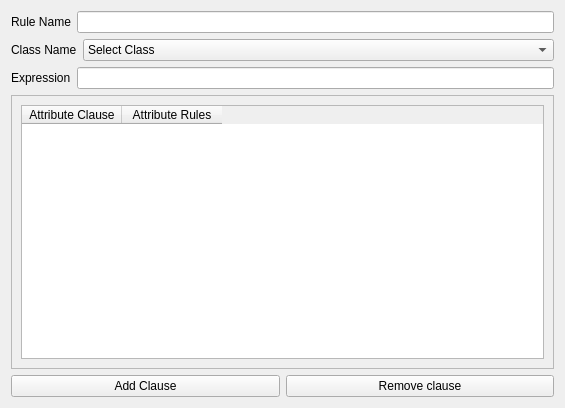
<?xml version="1.0" encoding="UTF-8"?>
<ui version="4.0">
 <class>newAttributeRuleBuilderWidget</class>
 <widget class="QWidget" name="newAttributeRuleBuilderWidget">
  <property name="geometry">
   <rect>
    <x>0</x>
    <y>0</y>
    <width>565</width>
    <height>408</height>
   </rect>
  </property>
  <property name="sizePolicy">
   <sizepolicy hsizetype="Preferred" vsizetype="MinimumExpanding">
    <horstretch>0</horstretch>
    <verstretch>0</verstretch>
   </sizepolicy>
  </property>
  <property name="minimumSize">
   <size>
    <width>0</width>
    <height>300</height>
   </size>
  </property>
  <property name="windowTitle">
   <string>Form</string>
  </property>
  <layout class="QGridLayout" name="gridLayout">
   <item row="0" column="0" colspan="2">
    <layout class="QHBoxLayout" name="horizontalLayout_3">
     <item>
      <widget class="QLabel" name="label_4">
       <property name="text">
        <string>Rule Name</string>
       </property>
      </widget>
     </item>
     <item>
      <widget class="QLineEdit" name="ruleNameLineEdit"/>
     </item>
    </layout>
   </item>
   <item row="1" column="0" colspan="2">
    <layout class="QHBoxLayout" name="horizontalLayout">
     <item>
      <widget class="QLabel" name="label">
       <property name="text">
        <string>Class Name</string>
       </property>
      </widget>
     </item>
     <item>
      <widget class="QComboBox" name="classComboBox">
       <property name="sizePolicy">
        <sizepolicy hsizetype="MinimumExpanding" vsizetype="Fixed">
         <horstretch>0</horstretch>
         <verstretch>0</verstretch>
        </sizepolicy>
       </property>
       <item>
        <property name="text">
         <string>Select Class</string>
        </property>
       </item>
      </widget>
     </item>
    </layout>
   </item>
   <item row="2" column="0" colspan="2">
    <layout class="QHBoxLayout" name="horizontalLayout_2">
     <item>
      <widget class="QLabel" name="label_3">
       <property name="text">
        <string>Expression</string>
       </property>
      </widget>
     </item>
     <item>
      <widget class="QLineEdit" name="expressionLineEdit"/>
     </item>
    </layout>
   </item>
   <item row="3" column="0" colspan="2">
    <widget class="QScrollArea" name="newAttributeScrollArea">
     <property name="sizePolicy">
      <sizepolicy hsizetype="MinimumExpanding" vsizetype="Expanding">
       <horstretch>0</horstretch>
       <verstretch>0</verstretch>
      </sizepolicy>
     </property>
     <property name="minimumSize">
      <size>
       <width>0</width>
       <height>200</height>
      </size>
     </property>
     <property name="widgetResizable">
      <bool>true</bool>
     </property>
     <widget class="QWidget" name="scrollAreaWidgetContents">
      <property name="geometry">
       <rect>
        <x>0</x>
        <y>0</y>
        <width>551</width>
        <height>277</height>
       </rect>
      </property>
      <layout class="QGridLayout" name="gridLayout_2">
       <item row="0" column="0">
        <layout class="QVBoxLayout" name="verticalLayout">
         <property name="sizeConstraint">
          <enum>QLayout::SetMinimumSize</enum>
         </property>
         <item>
          <widget class="QTableWidget" name="attributeTableWidget">
           <property name="sizePolicy">
            <sizepolicy hsizetype="Expanding" vsizetype="MinimumExpanding">
             <horstretch>0</horstretch>
             <verstretch>0</verstretch>
            </sizepolicy>
           </property>
           <property name="minimumSize">
            <size>
             <width>0</width>
             <height>200</height>
            </size>
           </property>
           <column>
            <property name="text">
             <string>Attribute Clause</string>
            </property>
           </column>
           <column>
            <property name="text">
             <string>Attribute Rules</string>
            </property>
           </column>
          </widget>
         </item>
        </layout>
       </item>
      </layout>
     </widget>
    </widget>
   </item>
   <item row="4" column="0">
    <widget class="QPushButton" name="addClausePushButton">
     <property name="text">
      <string>Add Clause</string>
     </property>
     <property name="icon">
      <iconset>
       <normaloff>../../icons/plus.png</normaloff>../../icons/plus.png</iconset>
     </property>
    </widget>
   </item>
   <item row="4" column="1">
    <widget class="QPushButton" name="removeClausePushButton">
     <property name="text">
      <string>Remove clause</string>
     </property>
     <property name="icon">
      <iconset>
       <normaloff>../../icons/remove.png</normaloff>../../icons/remove.png</iconset>
     </property>
    </widget>
   </item>
  </layout>
 </widget>
 <resources/>
 <connections/>
</ui>
